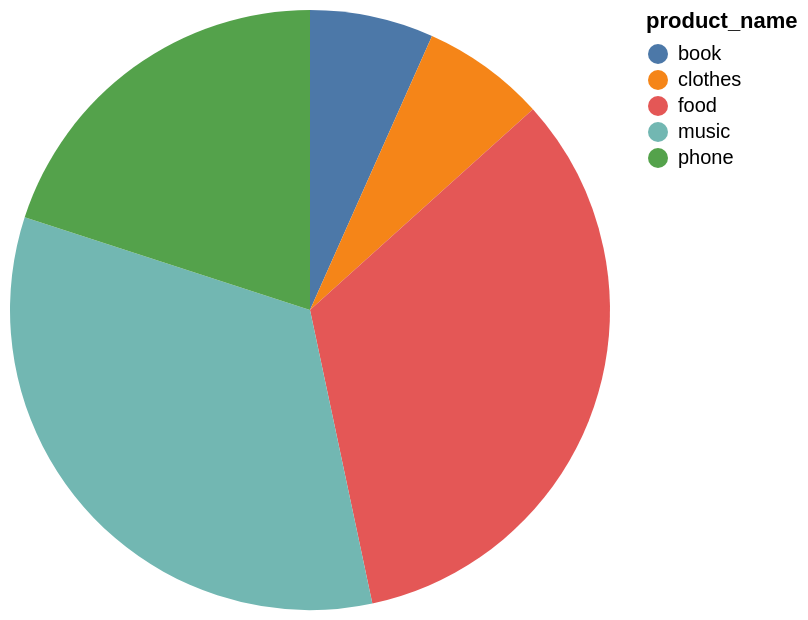

Specify this chart in Vega-Lite:
### Vega-Lite specification from a JSON file in a GitHub repository (floating-point values rounded to 4 significant figures)
{"data": {"values": [{"x_data": "book", "y_data": 1}, {"x_data": "clothes", "y_data": 1}, {"x_data": "food", "y_data": 5}, {"x_data": "music", "y_data": 5}, {"x_data": "phone", "y_data": 3}]}, "mark": "arc", "encoding": {"theta": {"field": "y_data", "type": "quantitative", "title": "SUM(count(*))"}, "color": {"field": "x_data", "type": "nominal", "title": "product_name"}}}
